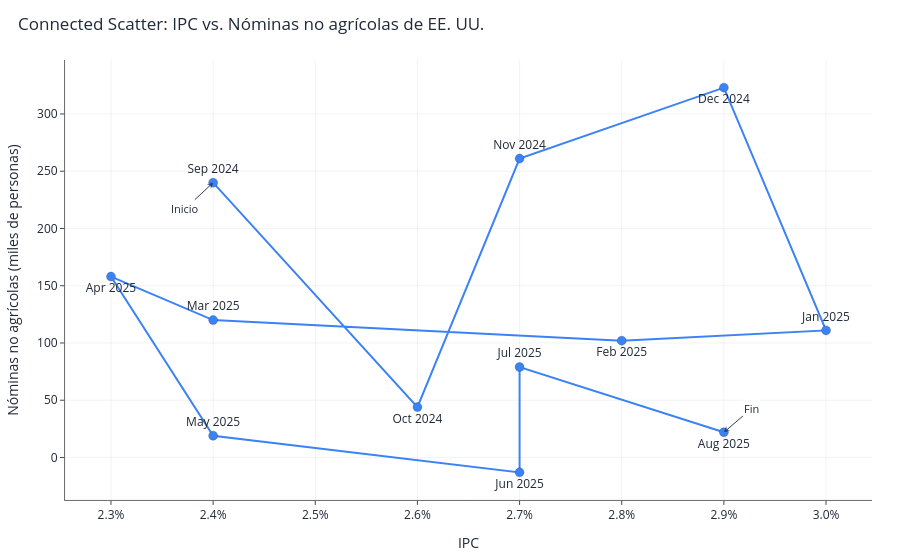

Write notebook code for a chart like this one.
### Code cell
import pandas as pd
import numpy as np
import plotly.graph_objects as go

ipc_desempleo = pd.read_excel('datos_connected_scattered_chart.xlsx').iloc[:12]
ipc_desempleo

df = ipc_desempleo.copy()
df['Fecha'] = pd.to_datetime(df['Fecha'])
df = df.sort_values('Fecha').reset_index(drop=True)
df['MesAño'] = df['Fecha'].dt.strftime('%b %Y')

x = df['IPC']
y = df['Nóminas no agrícolas']

pos = np.where(np.arange(len(df)) % 2 == 0, 'top center', 'bottom center')

THEME_COLOR = '#3b82f6'
EDGE_COLOR  = 'rgba(30,41,59,0.25)'
TEXT_COLOR  = '#1f2937'
GRID_COLOR  = 'rgba(0,0,0,0.05)'

fig = go.Figure()

fig.add_trace(go.Scatter(
    x=x, y=y, mode='lines',
    line=dict(width=2, color=THEME_COLOR),
    hoverinfo='skip', showlegend=False
))

fig.add_trace(go.Scatter(
    x=x, y=y,
    mode='markers+text',
    text=df['MesAño'],
    textposition=pos,
    textfont=dict(size=12, color=TEXT_COLOR),
    marker=dict(size=9, color=THEME_COLOR, line=dict(width=1, color=EDGE_COLOR)),
    showlegend=False,
    hovertemplate="<b>%{text}</b><br>IPC: %{x:.1f}%<br>Nóminas: %{y:.0f}<extra></extra>"
))

fig.add_annotation(x=x.iloc[0], y=y.iloc[0], text="Inicio",
                   showarrow=True, arrowhead=3, ax=-28, ay=26,
                   font=dict(size=11, color=TEXT_COLOR),
                   bgcolor="rgba(255,255,255,0.8)")
fig.add_annotation(x=x.iloc[-1], y=y.iloc[-1], text="Fin",
                   showarrow=True, arrowhead=3, ax=28, ay=-24,
                   font=dict(size=11, color=TEXT_COLOR),
                   bgcolor="rgba(255,255,255,0.8)")

fig.update_layout(
    template='plotly_white',
    title='Connected Scatter: IPC vs. Nóminas no agrícolas de EE. UU.',
    title_x=0.02,
    font=dict(size=12, color=TEXT_COLOR),
    margin=dict(l=56, r=28, t=60, b=48)
)

fig.update_xaxes(
    title_text='IPC',
    tickformat=".1f",
    ticksuffix="%",
    showline=True, linewidth=0.9, linecolor='rgba(0,0,0,0.65)',
    ticks='outside', ticklen=4,
    zeroline=False,
    showgrid=True, gridcolor=GRID_COLOR
)

fig.update_yaxes(
    title_text='Nóminas no agrícolas (miles de personas)',
    showline=True, linewidth=0.9, linecolor='rgba(0,0,0,0.65)',
    ticks='outside', ticklen=4,
    zeroline=False,
    showgrid=True, gridcolor=GRID_COLOR
)

fig.show()

### Figure 1 — Plotly figure (JSON) as saved in the notebook; plotly's stock layout.template omitted (floating-point values rounded to 4 significant figures)
{"data": [{"hoverinfo": "skip", "line": {"color": "#3b82f6", "width": 2}, "mode": "lines", "showlegend": false, "type": "scatter", "x": [2.4, 2.6, 2.7, 2.9, 3, 2.8, 2.4, 2.3, 2.4, 2.7, 2.7, 2.9], "y": [240, 44, 261, 323, 111, 102, 120, 158, 19, -13, 79, 22]}, {"hovertemplate": "<b>%{text}</b><br>IPC: %{x:.1f}%<br>Nóminas: %{y:.0f}<extra></extra>", "marker": {"color": "#3b82f6", "line": {"color": "rgba(30,41,59,0.25)", "width": 1}, "size": 9}, "mode": "markers+text", "showlegend": false, "text": ["Sep 2024", "Oct 2024", "Nov 2024", "Dec 2024", "Jan 2025", "Feb 2025", "Mar 2025", "Apr 2025", "May 2025", "Jun 2025", "Jul 2025", "Aug 2025"], "textfont": {"color": "#1f2937", "size": 12}, "textposition": ["top center", "bottom center", "top center", "bottom center", "top center", "bottom center", "top center", "bottom center", "top center", "bottom center", "top center", "bottom center"], "type": "scatter", "x": [2.4, 2.6, 2.7, 2.9, 3, 2.8, 2.4, 2.3, 2.4, 2.7, 2.7, 2.9], "y": [240, 44, 261, 323, 111, 102, 120, 158, 19, -13, 79, 22]}], "layout": {"annotations": [{"arrowhead": 3, "ax": -28, "ay": 26, "bgcolor": "rgba(255,255,255,0.8)", "font": {"color": "#1f2937", "size": 11}, "showarrow": true, "text": "Inicio", "x": 2.4, "y": 240}, {"arrowhead": 3, "ax": 28, "ay": -24, "bgcolor": "rgba(255,255,255,0.8)", "font": {"color": "#1f2937", "size": 11}, "showarrow": true, "text": "Fin", "x": 2.9, "y": 22}], "font": {"color": "#1f2937", "size": 12}, "margin": {"b": 48, "l": 56, "r": 28, "t": 60}, "title": {"text": "Connected Scatter: IPC vs. Nóminas no agrícolas de EE. UU.", "x": 0.02}, "xaxis": {"gridcolor": "rgba(0,0,0,0.05)", "linecolor": "rgba(0,0,0,0.65)", "linewidth": 0.9, "showgrid": true, "showline": true, "tickformat": ".1f", "ticklen": 4, "ticks": "outside", "ticksuffix": "%", "title": {"text": "IPC"}, "zeroline": false}, "yaxis": {"gridcolor": "rgba(0,0,0,0.05)", "linecolor": "rgba(0,0,0,0.65)", "linewidth": 0.9, "showgrid": true, "showline": true, "ticklen": 4, "ticks": "outside", "title": {"text": "Nóminas no agrícolas (miles de personas)"}, "zeroline": false}}}
